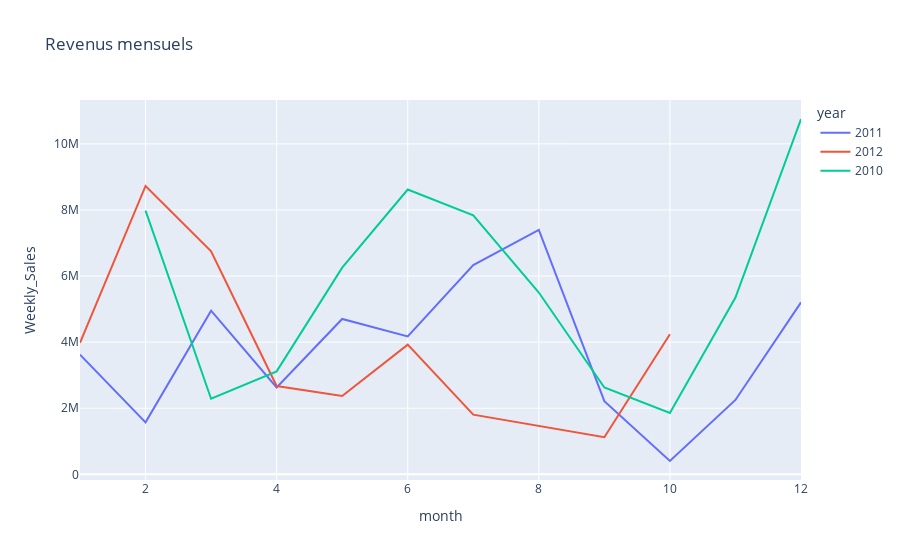
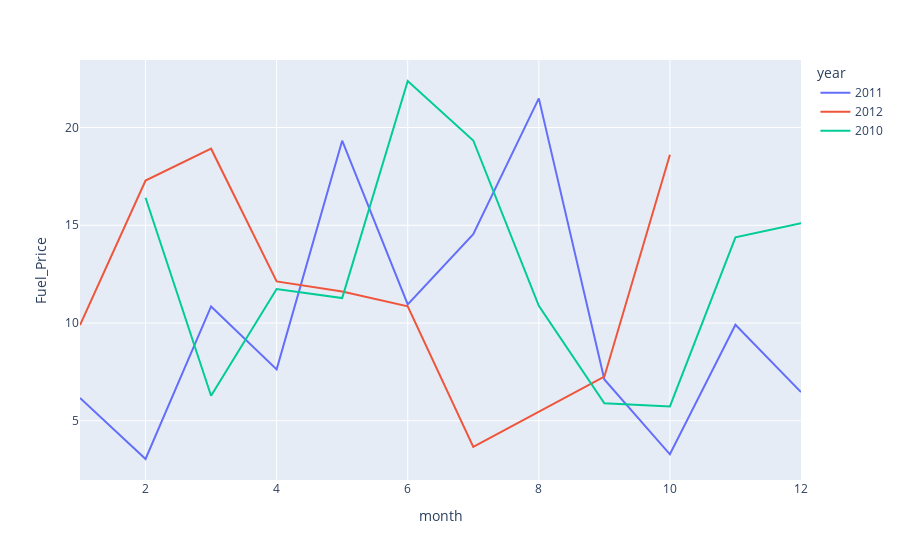

Here is the notebook cell these charts were saved with, in order:
### Code cell
new_df_month = new_df.groupby(["month","year"])["Weekly_Sales"].sum().reset_index()
# new_df_month["month"] = new_df_month["month"].astype(str)
plot_month = px.line(new_df_month,x="month",
    y="Weekly_Sales",
    color="year",

    title="Revenus mensuels")
plot_month.show()
plot_month = px.line(new_df.groupby(["month","year"])["Fuel_Price"].sum().reset_index(),x='month',y="Fuel_Price",color="year")
plot_month.show()

### Figure 1 — Plotly figure (JSON) as saved in the notebook; plotly's stock layout.template omitted (floating-point values rounded to 4 significant figures)
{"data": [{"hovertemplate": "year=2011<br>month=%{x}<br>Weekly_Sales=%{y}<extra></extra>", "legendgroup": "2011", "line": {"color": "#636efa", "dash": "solid"}, "marker": {"symbol": "circle"}, "mode": "lines", "name": "2011", "orientation": "v", "showlegend": true, "type": "scatter", "x": [1, 2, 3, 4, 5, 6, 7, 8, 9, 10, 11, 12], "xaxis": "x", "y": [3623000.0, 1572000.0, 4954000.0, 2628000.0, 4702000.0, 4171000.0, 6331000.0, 7397000.0, 2213000.0, 403300.0, 2250000.0, 5204000.0], "yaxis": "y"}, {"hovertemplate": "year=2012<br>month=%{x}<br>Weekly_Sales=%{y}<extra></extra>", "legendgroup": "2012", "line": {"color": "#EF553B", "dash": "solid"}, "marker": {"symbol": "circle"}, "mode": "lines", "name": "2012", "orientation": "v", "showlegend": true, "type": "scatter", "x": [1, 2, 3, 4, 5, 6, 7, 9, 10], "xaxis": "x", "y": [3979000.0, 8727000.0, 6749000.0, 2674000.0, 2370000.0, 3923000.0, 1806000.0, 1124000.0, 4240000.0], "yaxis": "y"}, {"hovertemplate": "year=2010<br>month=%{x}<br>Weekly_Sales=%{y}<extra></extra>", "legendgroup": "2010", "line": {"color": "#00cc96", "dash": "solid"}, "marker": {"symbol": "circle"}, "mode": "lines", "name": "2010", "orientation": "v", "showlegend": true, "type": "scatter", "x": [2, 3, 4, 5, 6, 7, 8, 9, 10, 11, 12], "xaxis": "x", "y": [7979000.0, 2287000.0, 3116000.0, 6253000.0, 8619000.0, 7835000.0, 5501000.0, 2626000.0, 1859000.0, 5351000.0, 10750000.0], "yaxis": "y"}], "layout": {"legend": {"title": {"text": "year"}, "tracegroupgap": 0}, "title": {"text": "Revenus mensuels"}, "xaxis": {"anchor": "y", "domain": [0, 1], "title": {"text": "month"}}, "yaxis": {"anchor": "x", "domain": [0, 1], "title": {"text": "Weekly_Sales"}}}}

### Figure 2 — Plotly figure (JSON) as saved in the notebook; plotly's stock layout.template omitted (floating-point values rounded to 4 significant figures)
{"data": [{"hovertemplate": "year=2011<br>month=%{x}<br>Fuel_Price=%{y}<extra></extra>", "legendgroup": "2011", "line": {"color": "#636efa", "dash": "solid"}, "marker": {"symbol": "circle"}, "mode": "lines", "name": "2011", "orientation": "v", "showlegend": true, "type": "scatter", "x": [1, 2, 3, 4, 5, 6, 7, 8, 9, 10, 11, 12], "xaxis": "x", "y": [6.169, 3.045, 10.85, 7.63, 19.33, 10.96, 14.54, 21.49, 7.115, 3.285, 9.913, 6.466], "yaxis": "y"}, {"hovertemplate": "year=2012<br>month=%{x}<br>Fuel_Price=%{y}<extra></extra>", "legendgroup": "2012", "line": {"color": "#EF553B", "dash": "solid"}, "marker": {"symbol": "circle"}, "mode": "lines", "name": "2012", "orientation": "v", "showlegend": true, "type": "scatter", "x": [1, 2, 3, 4, 5, 6, 7, 9, 10], "xaxis": "x", "y": [9.895, 17.29, 18.92, 12.13, 11.62, 10.86, 3.666, 7.255, 18.61], "yaxis": "y"}, {"hovertemplate": "year=2010<br>month=%{x}<br>Fuel_Price=%{y}<extra></extra>", "legendgroup": "2010", "line": {"color": "#00cc96", "dash": "solid"}, "marker": {"symbol": "circle"}, "mode": "lines", "name": "2010", "orientation": "v", "showlegend": true, "type": "scatter", "x": [2, 3, 4, 5, 6, 7, 8, 9, 10, 11, 12], "xaxis": "x", "y": [16.41, 6.28, 11.74, 11.28, 22.38, 19.34, 10.88, 5.899, 5.731, 14.38, 15.1], "yaxis": "y"}], "layout": {"legend": {"title": {"text": "year"}, "tracegroupgap": 0}, "margin": {"t": 60}, "xaxis": {"anchor": "y", "domain": [0, 1], "title": {"text": "month"}}, "yaxis": {"anchor": "x", "domain": [0, 1], "title": {"text": "Fuel_Price"}}}}
